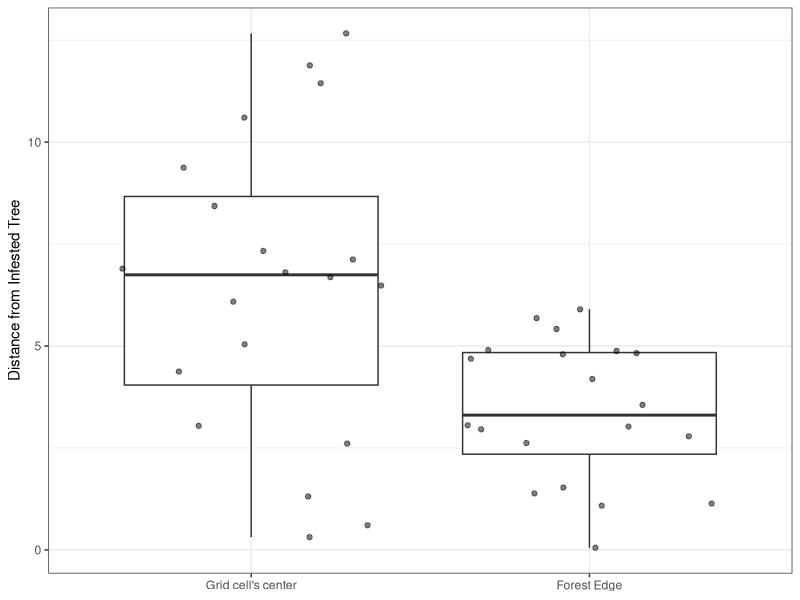
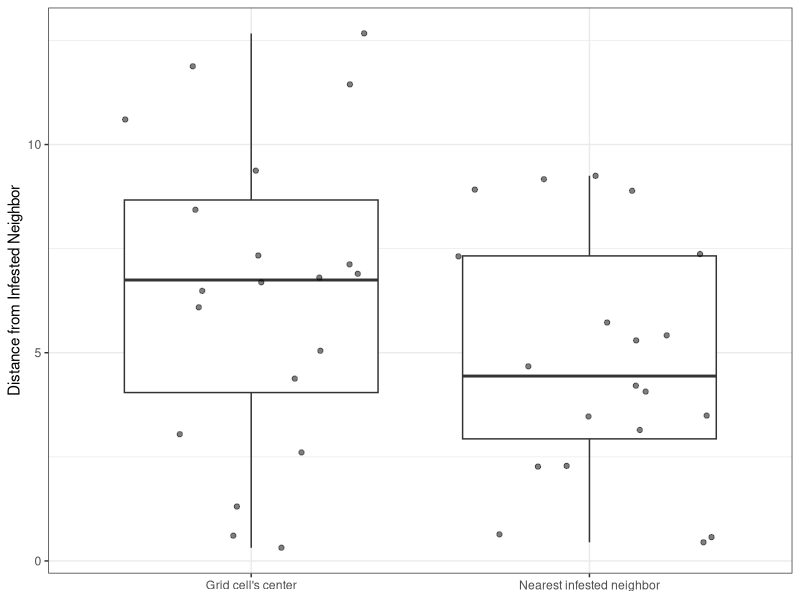

Write R code to recreate these figures, in order.
## ---- chunk 1
#| warning: false

library(readxl)
library(dplyr)
library(tidyr)
library(ggplot2)

worms <- read_excel('data/webworms.xlsx')
worms
## ---- chunk 2
#| fig-cap: "Boxplot illustration of infested trees to the distance distribution of (left) grid cell's center and (right) the nearest forest edge."
#| label: fig-edge

worms_long <- worms %>% 
  select(-d_nearest_infested_neighbour) %>%  # remove columns we are not interested in
  pivot_longer(cols=starts_with("d"), 
               names_to="condition", 
               values_to="distance") 

ggplot(data = worms_long, aes(x=condition, y = distance)) +
  geom_boxplot(outlier.shape = NA) +
  geom_jitter(alpha=0.5) +
  scale_x_discrete(labels = c("Grid cell's center", "Forest Edge")) +
  ylab(label = "Distance from Infested Tree") +
  theme_bw() +
  theme(axis.title.x = element_blank())
## ---- chunk 3
t.test(worms$d_infested_tree, worms$d_infested_tree_forest_edge, equal.var = F)  # assume the variance is not identical for the 2 distributions
## ---- chunk 4
#| fig-cap: "Boxplot illustration of infested trees to the distance distribution of (left) grid cell's center and (right) the nearest infested tree neighbor."
#| label: fig-nn

worms_long <- worms %>% 
  select(-d_infested_tree_forest_edge) %>%  # remove columns we are not interested in
  pivot_longer(cols=starts_with("d"), 
               names_to="condition", 
               values_to="distance") 

ggplot(data = worms_long, aes(x=condition, y = distance)) +
  geom_boxplot(outlier.shape = NA) +
  geom_jitter(alpha=0.5) +
  scale_x_discrete(labels = c("Grid cell's center", "Nearest infested neighbor")) +
  ylab(label = "Distance from Infested Neighbor") +
  theme_bw() +
  theme(axis.title.x = element_blank())
## ---- chunk 5
xi = worms$d_infested_tree
yi = worms$d_nearest_infested_neighbour
n = 20

c = sum((xi^2 / (xi^2 + 0.5 * (yi ^ 2))) / n)
z = (c - 0.5) / ((1 / (12 * n)) ^ 0.5)
print(paste("C value is", c))
print(paste("z value is", z))
